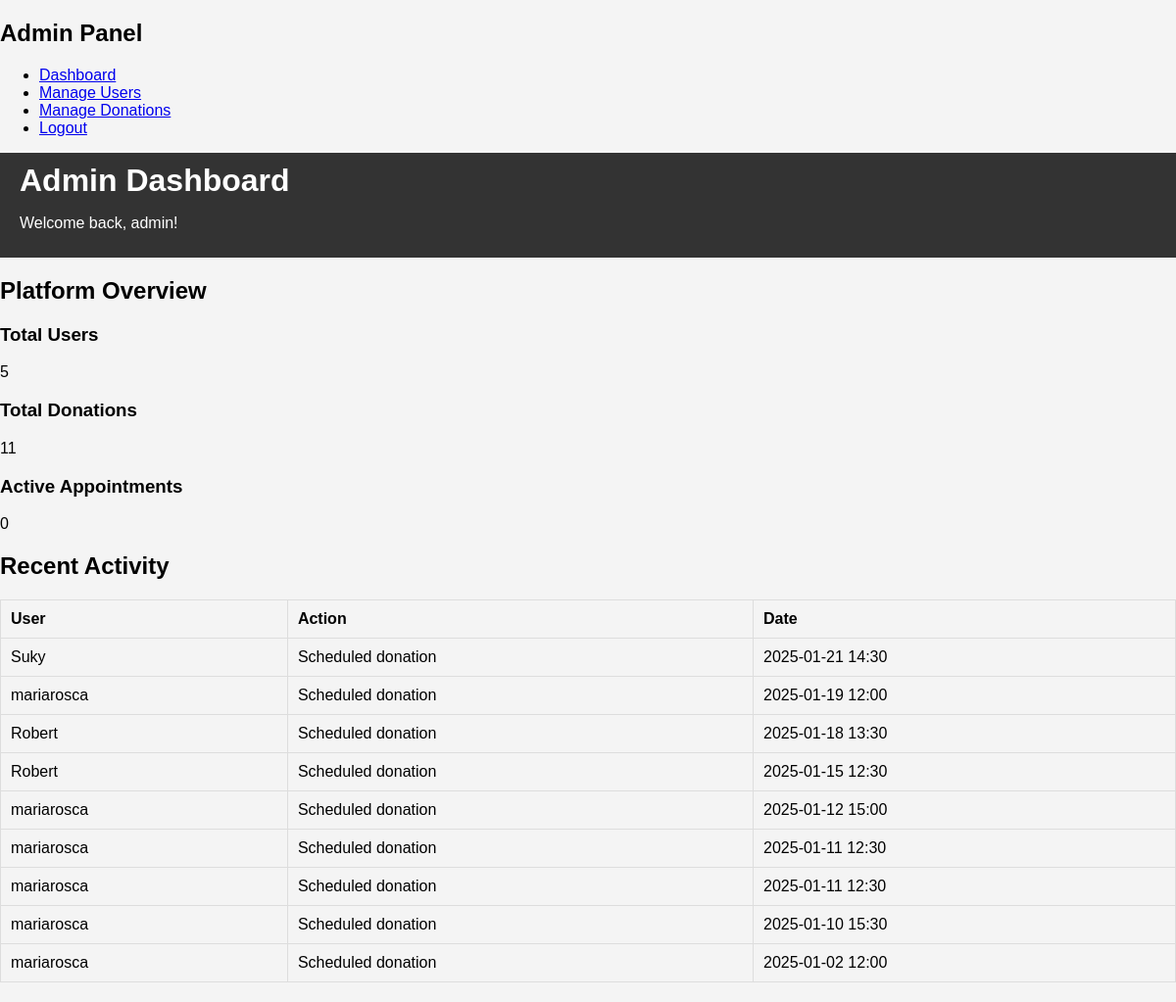
/admin/dashboard (signed in), run on an earlier commit of the app's database.
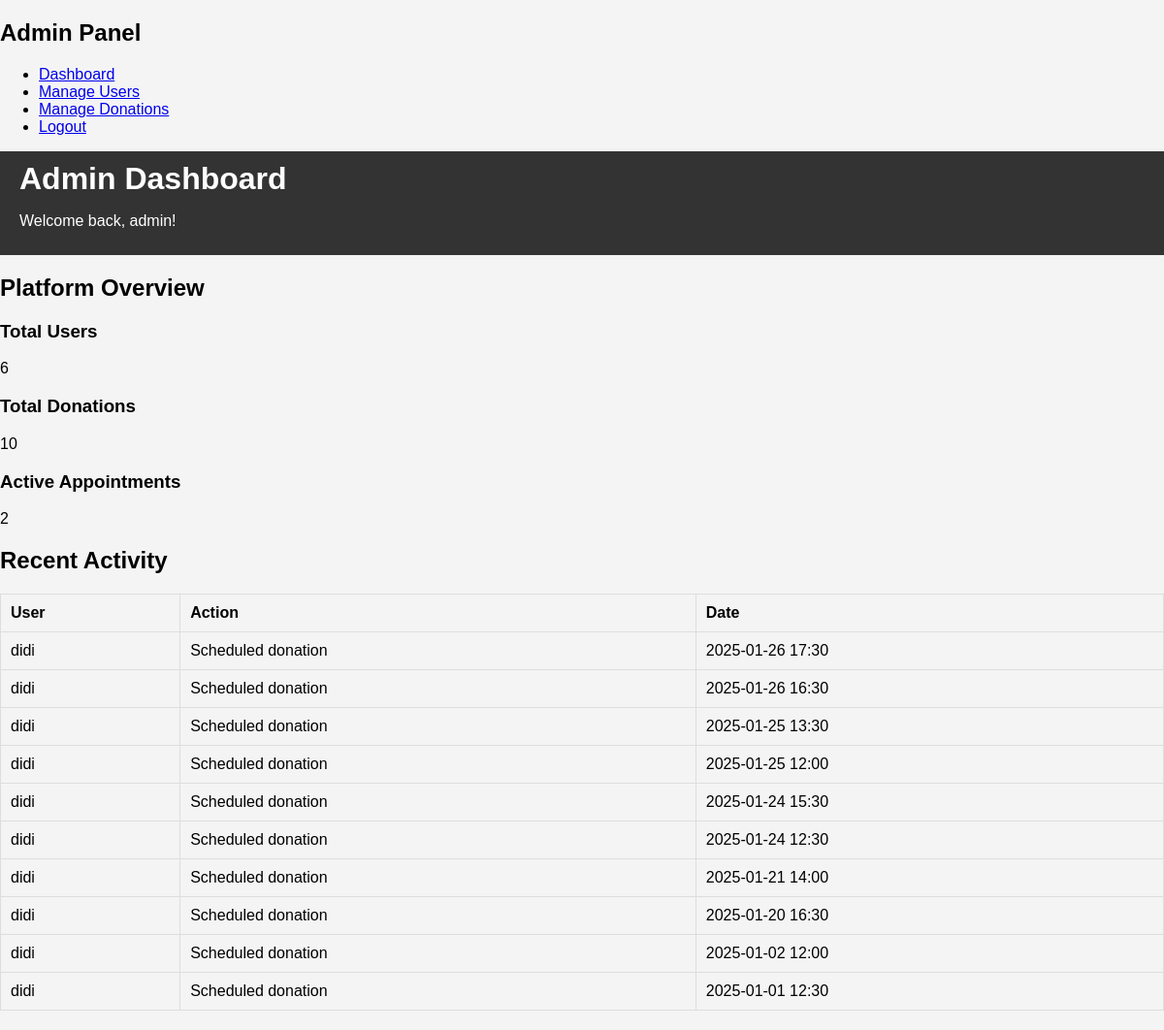
And on a later commit of the database.
### tables this page shows
CREATE TABLE users (
        id INTEGER PRIMARY KEY AUTOINCREMENT,
        full_name TEXT NOT NULL,
        username TEXT UNIQUE NOT NULL,
        email TEXT UNIQUE NOT NULL,
        password TEXT NOT NULL 
    , is_admin BOOLEAN DEFAULT 0);

### app.py (the view)
@app.route('/admin/dashboard')
def admin_dashboard():
    if not session.get('logged_in') or not session.get('is_admin'):
        flash("Access Denied. Admins Only!", "danger")
        return redirect(url_for('login'))
    conn = get_db_connection()
    cursor = conn.cursor()
    cursor.execute("SELECT COUNT(*) AS total_users FROM users")
    total_users = cursor.fetchone()['total_users']
    cursor.execute("SELECT COUNT(*) AS total_donations FROM appointments")
    total_donations = cursor.fetchone()['total_donations']
    cursor.execute("""
        SELECT COUNT(*) AS active_appointments
        FROM appointments
        WHERE date >= DATE('now')
    """)
    active_appointments = cursor.fetchone()['active_appointments']
    cursor.execute("""
        SELECT u.username AS user,
               'Scheduled donation' AS action,
               a.date || ' ' || a.time AS date
        FROM appointments a
        JOIN users u ON a.user_id = u.id
        ORDER BY a.date DESC, a.time DESC
        LIMIT 10
    """)
    recent_activity = cursor.fetchall()
    conn.close()
    return render_template(
        'admin_dashboard.html',
        total_users=total_users,
        total_donations=total_donations,
        active_appointments=active_appointments,
        recent_activity=recent_activity
    )

### app.py (called while the page is built)
def get_db_connection():
    try:
        conn = sqlite3.connect('database.db')  # Adjust path if necessary
        conn.row_factory = sqlite3.Row  # Enable dictionary-like row access
        return conn
    except sqlite3.Error as e:
        print(f"Error connecting to database: {e}")
        return None

### templates/admin_dashboard.html (shortened to what this page needs)
<!DOCTYPE html>
<html lang="en">
<head>
    <link rel="stylesheet" href="{{ url_for('static', filename='css/styles-admin.css') }}">
</head>
<body>
    <div class="admin-container">
        <aside class="sidebar">
            <div class="sidebar-header">
                <h2>Admin Panel</h2>
            </div>
            <ul class="sidebar-menu">
                <li><a href="{{ url_for('admin_dashboard') }}" class="active">Dashboard</a></li>
                <li><a href="{{ url_for('admin_users') }}">Manage Users</a></li>
                <li><a href="{{ url_for('admin_donations') }}">Manage Donations</a></li>
                <li><a href="{{ url_for('logout') }}">Logout</a></li>
            </ul>
        </aside>
        <main class="main-content">
            <header class="main-header">
                <h1>Admin Dashboard</h1>
                <p>Welcome back, {{ session['username'] }}!</p>
            </header>
            <section class="stats-overview">
                <h2>Platform Overview</h2>
                <div class="stats-grid">
                    <div class="stat-card">
                        <h3>Total Users</h3>
                        <p>{{ total_users }}</p>
                    </div>
                    <div class="stat-card">
                        <h3>Total Donations</h3>
                        <p>{{ total_donations }}</p>
                    </div>
                    <div class="stat-card">
                        <h3>Active Appointments</h3>
                        <p>{{ active_appointments }}</p>
                    </div>
                </div>
            </section>
            <section class="recent-activity">
                <h2>Recent Activity</h2>
                <table class="activity-table">
                    <thead>
                        <tr>
                            <th>User</th>
                            <th>Action</th>
                            <th>Date</th>
                        </tr>
                    </thead>
                    <tbody>
                        {% for activity in recent_activity %}
                        <tr>
                            <td>{{ activity.user }}</td>
                            <td>{{ activity.action }}</td>
                            <td>{{ activity.date }}</td>
                        </tr>
                        {% endfor %}
                    </tbody>
                </table>
            </section>
        </main>
    </div>
</body>
</html>

What changed in the data, as far as the page shows it:
no longer on this page (row unchanged): users: user "Suky", action "Scheduled donation", date "2025-01-21 14:30"
no longer on this page (row unchanged): users: user "mariarosca", action "Scheduled donation", date "2025-01-19 12:00", date "2025-01-12 15:00", date "2025-01-11 12:30", date "2025-01-10 15:30", date "2025-01-02 12:00"
removed users: user "Robert", action "Scheduled donation", date "2025-01-18 13:30", date "2025-01-15 12:30"
added users: user "didi", action "Scheduled donation", date "2025-01-26 17:30", date "2025-01-26 16:30", date "2025-01-25 13:30", date "2025-01-25 12:00", date "2025-01-24 15:30", date "2025-01-24 12:30", date "2025-01-21 14:00", date "2025-01-20 16:30", date "2025-01-02 12:00", date "2025-01-01 12:30"
Also different on the page:
{{ total_users }}: "5" → "6"
{{ total_donations }}: "11" → "10"
{{ active_appointments }}: "0" → "2"
